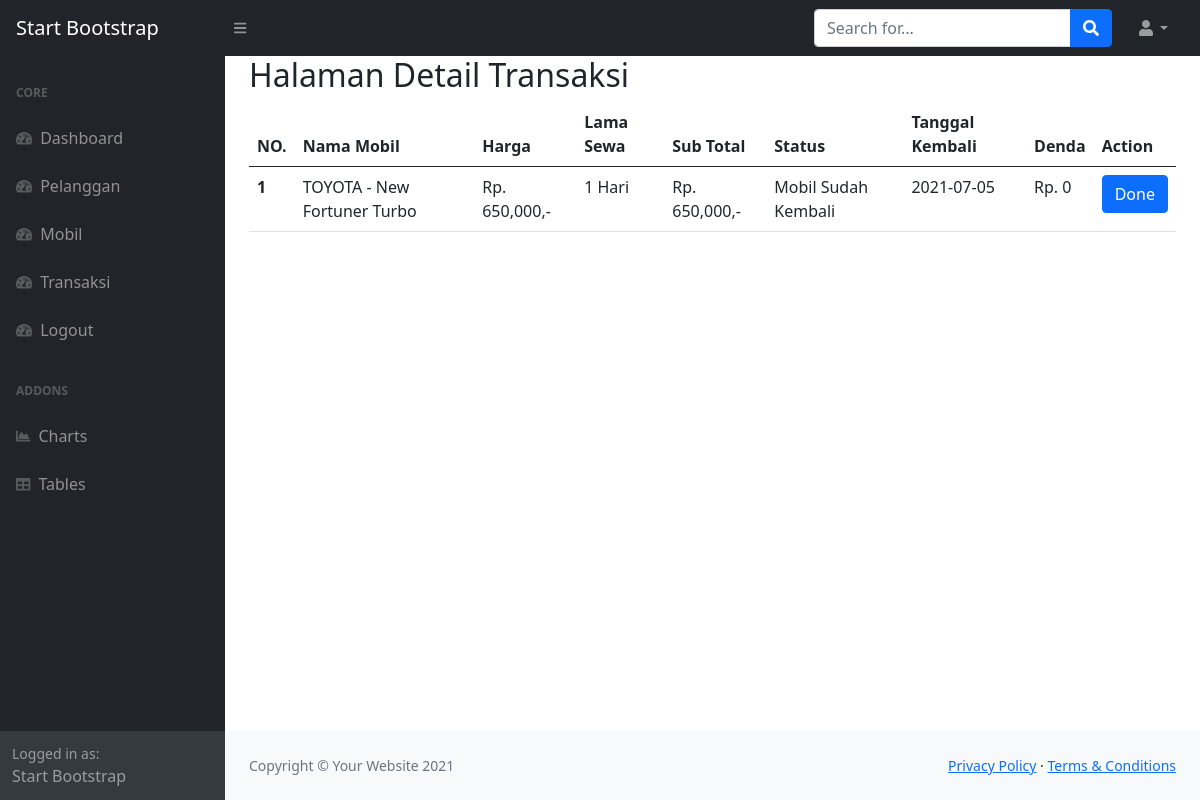
/index.php?halaman=detail&id=2 (signed in), run on the app's committed database.
### tables this page shows
CREATE TABLE `tbl_transaksi_sewa` (
  `id_transaksi_sewa` int(11) NOT NULL,
  `id_transaksi` int(11) NOT NULL,
  `no_polisi` varchar(12) NOT NULL,
  `lama_sewa` int(11) NOT NULL,
  `status` varchar(25) NOT NULL,
  `tanggal_kembali` date NOT NULL,
  `denda` int(11) NOT NULL
);

CREATE TABLE `tbl_mobil` (
  `id_mobil` int(11) NOT NULL,
  `no_polisi` varchar(12) NOT NULL,
  `nama` varchar(50) NOT NULL,
  `harga` int(11) NOT NULL,
  `foto_mobil` varchar(50) NOT NULL,
  `ket` varchar(100) NOT NULL
);

### detail.php (the view)
<h2>Halaman Detail Transaksi</h2>
<table class="table table-hover">
  <thead>
    <tr>
      <th scope="col">NO.</th>
      <th scope="col">Nama Mobil</th>
      <th scope="col">Harga</th>
      <th scope="col">Lama Sewa</th>
      <th scope="col">Sub Total</th>
      <th scope="col">Status</th>
      <th scope="col">Tanggal Kembali</th>
      <th scope="col">Denda</th>
      <th scope="col">Action</th>
    </tr>
  </thead>
  <tbody>
    <?php $nomor = 1; ?>
    <?php $ambil=$koneksi->query("SELECT * FROM tbl_transaksi_sewa JOIN tbl_mobil ON tbl_transaksi_sewa.no_polisi=tbl_mobil.no_polisi WHERE tbl_transaksi_sewa.id_transaksi='$_GET[id]'"); ?>
    <?php $data = $ambil->fetch_assoc() ?>
    <tr>
      <th scope="row"><?php echo $nomor; ?></th>
      <td><?php echo $data['nama']; ?></td>
      <td>Rp. <?php echo number_format($data['harga']); ?>,-</td>
      <td><?php echo $data['lama_sewa']; ?> Hari</td>
      <td>Rp. <?php echo number_format($data['harga']*$data['lama_sewa']); ?>,-</td>
      <td><?php echo $data['status']?></td>
      <td><?php echo $data['tanggal_kembali']?></td>
      <td>Rp. <?php echo number_format($data['denda']); ?></td>
      <td>
        <?php
        $status=$data['status'];
        if ($status=="Mobil Belum Kembali")
          { ?>
          <a href="index.php?halaman=check_detail_transaksi&id_transaksi_sewa=<?php echo $data['id_transaksi_sewa'] ?>" class="btn btn-primary">Check</a>
        <?php }
        else
        { ?>
          <a href="index.php?halaman=transaksi" class="btn btn-primary">Done
        <?php }
        ?>
      </td>
    </tr>
  </tbody>
</table>

### data on the page
tbl_transaksi_sewa: tbl_mobil.nama "TOYOTA - New Fortuner Turbo", tbl_mobil.harga "650,000", lama_sewa "1", $data['harga']*$data['lama_sewa'] "650,000", status "Mobil Sudah Kembali", tanggal_kembali "2021-07-05", denda "0"

### other printed values
$nomor "1"
